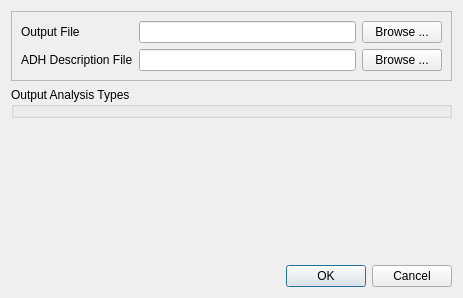
<?xml version="1.0" encoding="UTF-8"?>
<ui version="4.0">
 <class>qtqtExportADHDialog</class>
 <widget class="QDialog" name="qtqtExportADHDialog">
  <property name="windowModality">
   <enum>Qt::ApplicationModal</enum>
  </property>
  <property name="geometry">
   <rect>
    <x>0</x>
    <y>0</y>
    <width>463</width>
    <height>298</height>
   </rect>
  </property>
  <property name="windowTitle">
   <string>ADH Output Dialog</string>
  </property>
  <layout class="QVBoxLayout" name="verticalLayout_2">
   <item>
    <widget class="QFrame" name="frame">
     <property name="frameShape">
      <enum>QFrame::StyledPanel</enum>
     </property>
     <property name="frameShadow">
      <enum>QFrame::Raised</enum>
     </property>
     <layout class="QGridLayout" name="gridLayout">
      <item row="0" column="0">
       <widget class="QLabel" name="label">
        <property name="text">
         <string>Output File</string>
        </property>
       </widget>
      </item>
      <item row="0" column="1">
       <widget class="QLineEdit" name="FileNameText"/>
      </item>
      <item row="0" column="2">
       <widget class="QPushButton" name="FileBrowserButton">
        <property name="text">
         <string>Browse ...</string>
        </property>
       </widget>
      </item>
      <item row="1" column="0">
       <widget class="QLabel" name="label_2">
        <property name="text">
         <string>ADH Description File</string>
        </property>
       </widget>
      </item>
      <item row="1" column="1">
       <widget class="QLineEdit" name="ADHDescriptionText"/>
      </item>
      <item row="1" column="2">
       <widget class="QPushButton" name="ADHFileBrowserButton">
        <property name="text">
         <string>Browse ...</string>
        </property>
       </widget>
      </item>
     </layout>
    </widget>
   </item>
   <item>
    <widget class="QGroupBox" name="groupBox_AnalysisType">
     <property name="title">
      <string>Output Analysis Types</string>
     </property>
    </widget>
   </item>
   <item>
    <spacer name="verticalSpacer">
     <property name="orientation">
      <enum>Qt::Vertical</enum>
     </property>
     <property name="sizeHint" stdset="0">
      <size>
       <width>20</width>
       <height>40</height>
      </size>
     </property>
    </spacer>
   </item>
   <item>
    <widget class="QDialogButtonBox" name="buttonBox">
     <property name="orientation">
      <enum>Qt::Horizontal</enum>
     </property>
     <property name="standardButtons">
      <set>QDialogButtonBox::Cancel|QDialogButtonBox::Ok</set>
     </property>
    </widget>
   </item>
  </layout>
 </widget>
 <resources/>
 <connections>
  <connection>
   <sender>buttonBox</sender>
   <signal>accepted()</signal>
   <receiver>qtqtExportADHDialog</receiver>
   <slot>accept()</slot>
   <hints>
    <hint type="sourcelabel">
     <x>259</x>
     <y>286</y>
    </hint>
    <hint type="destinationlabel">
     <x>157</x>
     <y>274</y>
    </hint>
   </hints>
  </connection>
  <connection>
   <sender>buttonBox</sender>
   <signal>rejected()</signal>
   <receiver>qtqtExportADHDialog</receiver>
   <slot>reject()</slot>
   <hints>
    <hint type="sourcelabel">
     <x>316</x>
     <y>260</y>
    </hint>
    <hint type="destinationlabel">
     <x>286</x>
     <y>274</y>
    </hint>
   </hints>
  </connection>
 </connections>
</ui>
